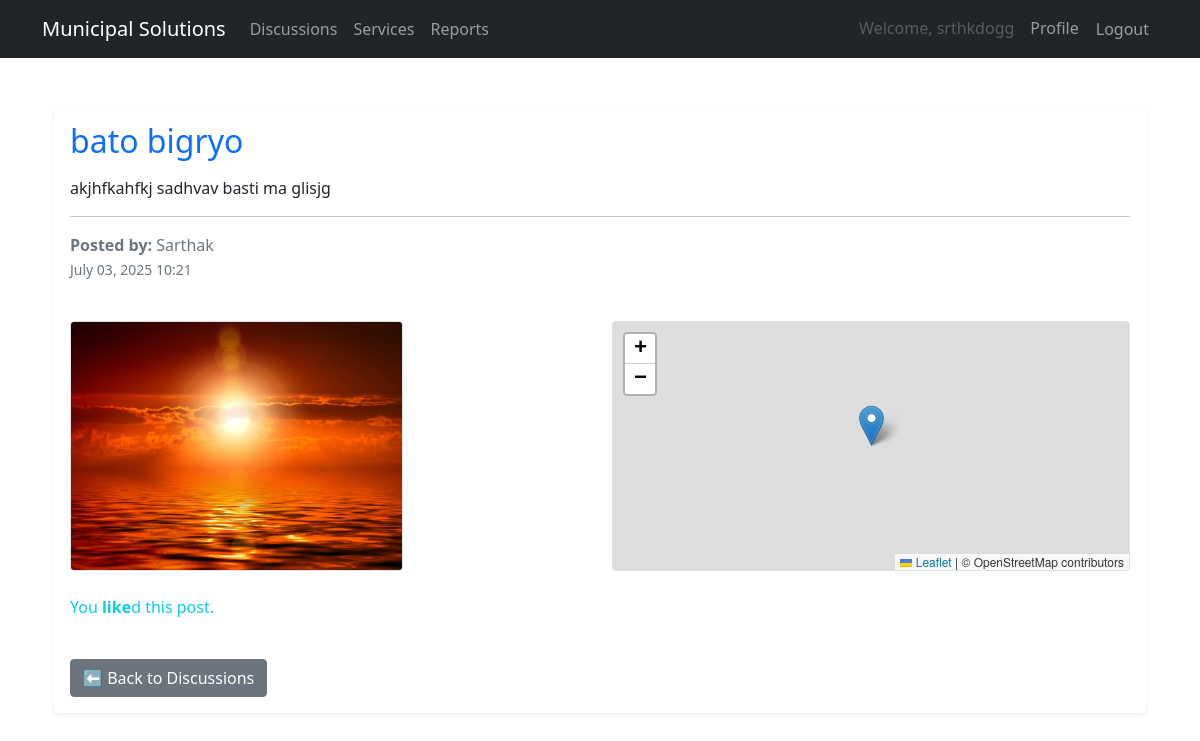
/discussions/21/ (signed in), run on the app's committed database.
### accounts/models.py (models this page shows, shortened)
class CustomUser(AbstractUser):
    is_admin     = models.BooleanField(default=False)
    phone_number = models.CharField(max_length=20, blank=True)
    address      = models.TextField(blank=True)
    email        = models.EmailField(unique=True)

### services/models.py (models this page shows, shortened)
class DiscussionPost(models.Model):
    author = models.ForeignKey(CustomUser, on_delete=models.CASCADE)
    title = models.CharField(max_length=200)
    content = models.TextField()
    image = models.ImageField(upload_to='discussion_images/', blank=True, null=True)  # NEW
    location = models.CharField(max_length=100, blank=True, null=True)  # For storing map location
    created_at = models.DateTimeField(auto_now_add=True)
    updated_at = models.DateTimeField(auto_now=True)
    likes = models.PositiveIntegerField(default=0)
    dislikes = models.PositiveIntegerField(default=0)

class PostReaction(models.Model):
    LIKE = 'like'
    DISLIKE = 'dislike'
    VOTE_CHOICES = [
        (LIKE, 'Like'),
        (DISLIKE, 'Dislike'),
    ]
    user = models.ForeignKey(settings.AUTH_USER_MODEL, on_delete=models.CASCADE)
    post = models.ForeignKey(DiscussionPost, on_delete=models.CASCADE)
    reaction = models.CharField(max_length=7, choices=VOTE_CHOICES)
    class Meta:
        unique_together = ('user', 'post')  # Ensures one vote per user per post

### services/views.py (the view)
# urls.py: path('discussions/<int:pk>/', views.post_detail, name='post_detail'),
def post_detail(request, pk):
    post = get_object_or_404(DiscussionPost, pk=pk)
    print("Location from DB:", post.location)
    user_reaction = None
    if request.user.is_authenticated:
        user_reaction = PostReaction.objects.filter(post=post, user=request.user).first()
    return render(request, 'services/post_detail.html', {
        'post': post,
        'user_reaction': user_reaction
    })

### templates/services/post_detail.html (shortened to what this page needs)
{% extends 'base.html' %}
{% block content %}
<div class="container py-4">
    <div class="card shadow-sm border-0">
        <div class="card-body">
            <h2 class="card-title mb-3 text-primary">{{ post.title }}</h2>
            <p class="card-text">{{ post.content }}</p>
            <hr>
            <p class="text-muted">
                <strong>Posted by:</strong> {{ post.author.username }} <br>
                <small>{{ post.created_at|date:"F d, Y H:i" }}</small>
            </p>
            <div class="row g-4 mt-3">
                {% if post.image %}
                <div class="col-md-6">
                    <img src="{{ post.image.url }}" class="img-fluid rounded border" style="max-height: 250px;" alt="Post Image">
                </div>
                {% endif %}
                {% if post.location %}
                <div class="col-md-6">
                    <div id="post-map" class="rounded border" style="height: 250px;"></div>
                </div>
                {% endif %}
            </div>
            <div class="mt-4">
                {% if user.is_authenticated %}
                    {% if user_reaction %}
                        <p class="text-info">You <strong>{{ user_reaction.reaction }}</strong>d this post.</p>
                    {% endif %}
                {% else %}
                    <p class="text-muted mt-3">
                        <i>You must <a href="{% url 'login' %}">log in</a> to react to this post.</i>
                    </p>
                {% endif %}
            </div>
            <a href="{% url 'discussions' %}" class="btn btn-secondary mt-4">⬅ Back to Discussions</a>
        </div>
    </div>
</div>
<link rel="stylesheet" href="https://unpkg.com/leaflet/dist/leaflet.css" />
{% endblock %}

### templates/base.html (shortened to what this page needs)
<!DOCTYPE html>
<html>
<head>
    <link href="https://cdn.jsdelivr.net/npm/bootstrap@5.1.3/dist/css/bootstrap.min.css" rel="stylesheet">
</head>
<body>
<nav class="navbar navbar-expand-lg navbar-dark bg-dark">
  <div class="container">
    <a class="navbar-brand" href="{% url 'home' %}">Municipal Solutions</a>
    <div class="collapse navbar-collapse" id="mainNav">
      <ul class="navbar-nav me-auto mb-2 mb-lg-0">
        <li class="nav-item">
          <a class="nav-link" href="{% url 'discussions' %}">Discussions</a>
        </li>
        <li class="nav-item">
          <a class="nav-link" href="{% url 'service_page' %}">Services</a>
        </li>
        <li class="nav-item">
          <a class="nav-link" href="{% url 'reports' %}">Reports</a>
        </li>
      </ul>
      <ul class="navbar-nav mb-2 mb-lg-0">
        {% if user.is_authenticated %}
          <li class="nav-item">
            <span class="nav-link disabled">Welcome, {{ user.username }}</span>
          </li>
          <li class="nav-item">
            <a class="nav-link" href="{% url 'profile' %}">Profile</a>
          </li>
          <li class="nav-item">
            <form method="post" action="{% url 'logout' %}">
              <button type="submit" class="nav-link btn btn-link">Logout</button>
            </form>
          </li>
        {% endif %}
      </ul>
    </div>
  </div>
</nav>
<div class="container mt-4">
  {% block content %}{% endblock %}
</div>
</body>
</html>

### data on the page
CustomUser: username "srthkdogg"
DiscussionPost: title "bato bigryo", content "akjhfkahfkj sadhvav basti ma glisjg", author.username "Sarthak", created_at "July 03, 2025 10:21", image (picture)
PostReaction: reaction "like"
